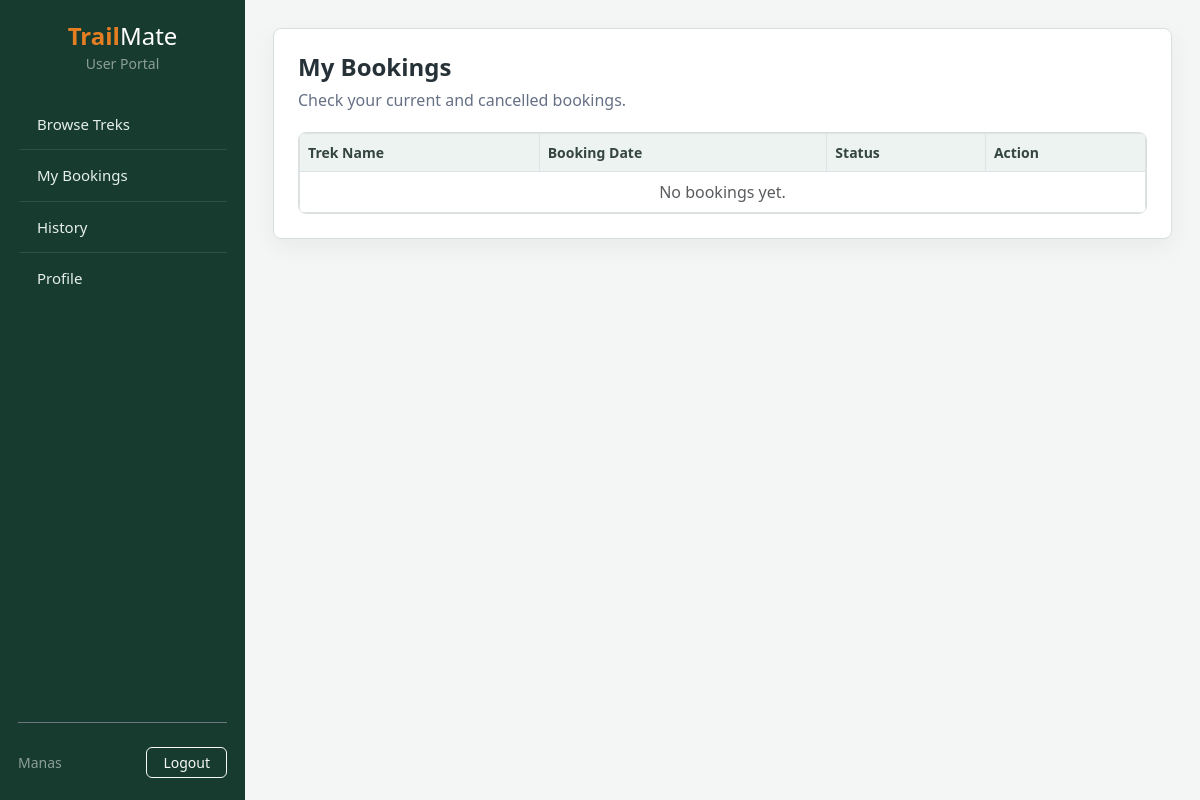
Before: /user/my-bookings (signed in) with the older database file.
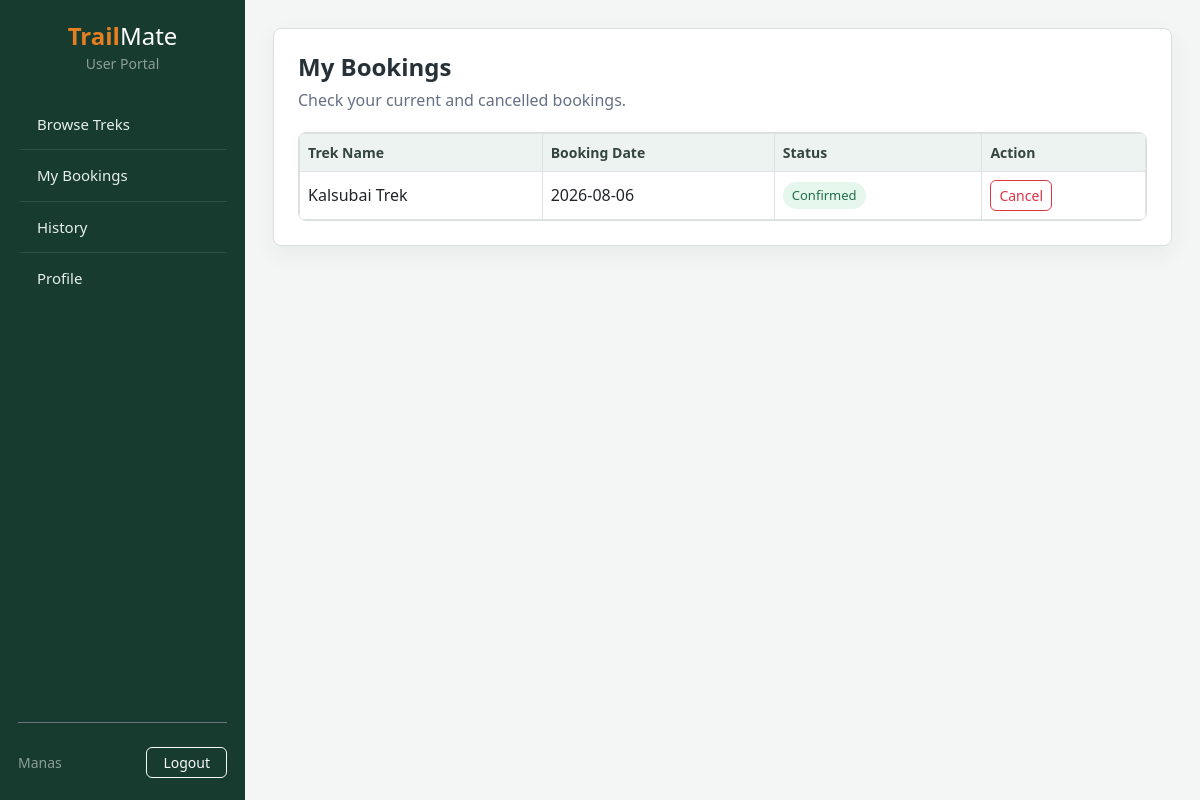
After: the same page with the newer database file.
### models.py (models this page shows)
class Booking(db.Model):
    booking_id = db.Column(db.Integer, primary_key=True)
    user_id = db.Column(db.Integer, db.ForeignKey('user.id'), nullable=False)
    trek_id = db.Column(db.Integer, db.ForeignKey('trek.trek_id'), nullable=False)
    booking_date = db.Column(db.DateTime, nullable=False, default=datetime.utcnow)
    status = db.Column(db.String(50), nullable=False, default='Confirmed')  # Confirmed/Cancelled

class Trek(db.Model):
    trek_id = db.Column(db.Integer, primary_key=True)
    trek_name = db.Column(db.String(150), nullable=False)
    location = db.Column(db.String(150), nullable=False)
    difficulty = db.Column(db.String(50), nullable=False)
    duration = db.Column(db.String(50), nullable=False)  # e.g., '5 Days'
    available_slots = db.Column(db.Integer, nullable=False)
    assigned_staff_id = db.Column(db.Integer, db.ForeignKey('user.id'), nullable=True)
    status = db.Column(db.String(50), nullable=False, default='Upcoming')  # Upcoming/Ongoing/Completed
    start_date = db.Column(db.Date, nullable=False)
    end_date = db.Column(db.Date, nullable=False)
    bookings = db.relationship('Booking', backref='trek', lazy=True)

### routes/user.py (the view)
@user_bp.route('/my-bookings')
@login_required
@user_required
def my_bookings():
    bookings = Booking.query.filter_by(user_id=current_user.id).order_by(Booking.booking_date.desc()).all()
    return render_template('user/my_bookings.html', bookings=bookings)

### routes/user.py (called while the page is built)
def user_required(f):
    @wraps(f)
    def decorated_function(*args, **kwargs):
        if not current_user.is_authenticated or current_user.role != 'user':
            flash('Access Denied. Trekker account required.', 'warning')
            return redirect(url_for('auth.login'))
        return f(*args, **kwargs)
    return decorated_function

### templates/user/my_bookings.html (shortened to what this page needs)
{% extends "user/user_layout.html" %}
{% block user_content %}
<h3 class="page-title">My Bookings</h3>
<p class="page-subtitle">Check your current and cancelled bookings.</p>
<div class="table-box">
    <table class="table table-bordered">
        <thead>
            <tr>
                <th>Trek Name</th>
                <th>Booking Date</th>
                <th>Status</th>
                <th>Action</th>
            </tr>
        </thead>
        <tbody>
            {% for booking in bookings %}
            <tr>
                <td>{{ booking.trek.trek_name }}</td>
                <td>{{ booking.booking_date.strftime('%Y-%m-%d') }}</td>
                <td><span class="status-label status-{{ booking.status|lower }}">{{ booking.status }}</span></td>
                <td>
                    {% if booking.status == 'Confirmed' and booking.trek.status != 'Completed' %}
                    <form method="POST" action="{{ url_for('user.cancel_booking', booking_id=booking.booking_id) }}">
                        <button type="submit" class="btn btn-sm btn-outline-danger">Cancel</button>
                    </form>
                    {% else %}
                        <span class="text-muted">No action</span>
                    {% endif %}
                </td>
            </tr>
            {% else %}
            <tr>
                <td colspan="4" class="text-center text-muted">No bookings yet.</td>
            </tr>
            {% endfor %}
        </tbody>
    </table>
</div>
{% endblock %}

Changed rows visible on the page:
added Booking: trek.trek_name "Kalsubai Trek", booking_date "2026-08-06", status "Confirmed"
Other visible differences:
text no longer shown: "No bookings yet."
